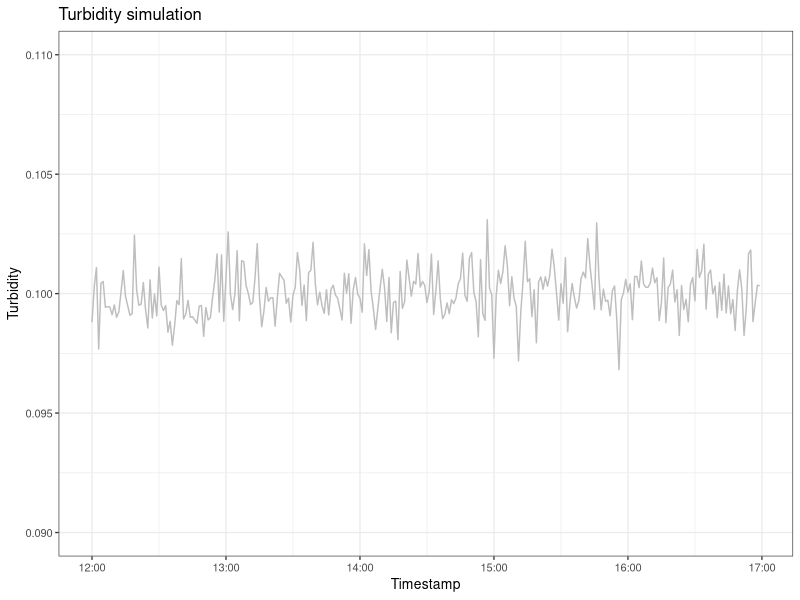
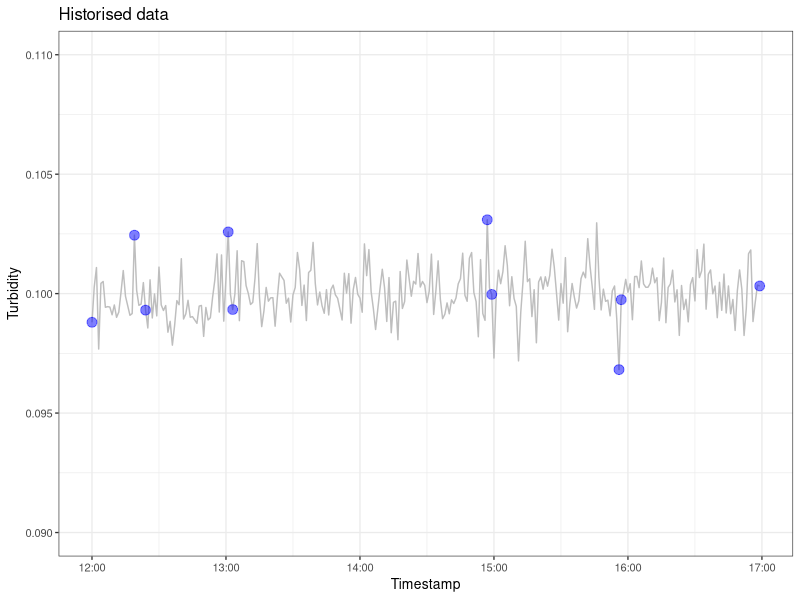

The R script that drew these images, in order: (Note: this script raises an error after producing the figures.)
# Virtual tag simulation

# Generate turbdity measurements
set.seed(1234)
n <- 300
wtp <- data.frame(timestamp = seq.POSIXt(ISOdate(1910, 1, 1), length.out = n, by = 60),
                  turbidity = rlnorm(n, log(.1), .01))

library(ggplot2)

p1 <- ggplot(wtp, aes(x = timestamp, y = turbidity)) +
  geom_line(colour = "grey") +
  ylim(0.09, 0.11) + 
  theme_bw(base_size = 10) + 
  labs(title = "Turbidity simulation", x = "Timestamp", y = "Turbidity")

p1

# Historise using deadbanding
threshold <- 0.03
h <- 1 # First historised point

wtp$historised <- FALSE
wtp$historised[c(1, n)] <- TRUE # Testing for delta > threshold

for (i in 2:nrow(wtp)) {
  delta <- wtp$turbidity[i] / wtp$turbidity[h] 
  if (delta > (1 + threshold) | delta < (1 - threshold)) {
    wtp$historised[i] <- TRUE
    h <- i
  }
}

p2 <- p1 + 
  geom_point(data = subset(wtp, historised), 
             aes(x = timestamp, y = turbidity), 
             size = 3, alpha = .5, color = "blue") +
  labs(title = "Historised data")

p2

# Virtual Tags extrapolation

vt <- function(t) {
  approx(historian$timestamp, historian$turbidity, xout = t, method = "constant")
}

turbidity <- lapply(as.data.frame(wtp$timestamp), vt)

wtp$virtual_tag <- turbidity[[1]]$y

p3 <- p2 + geom_line(data = wtp, aes(x = timestamp, y = virtual_tag), colour = "red") +
  ggtitle("Virtual Tags")
p3
